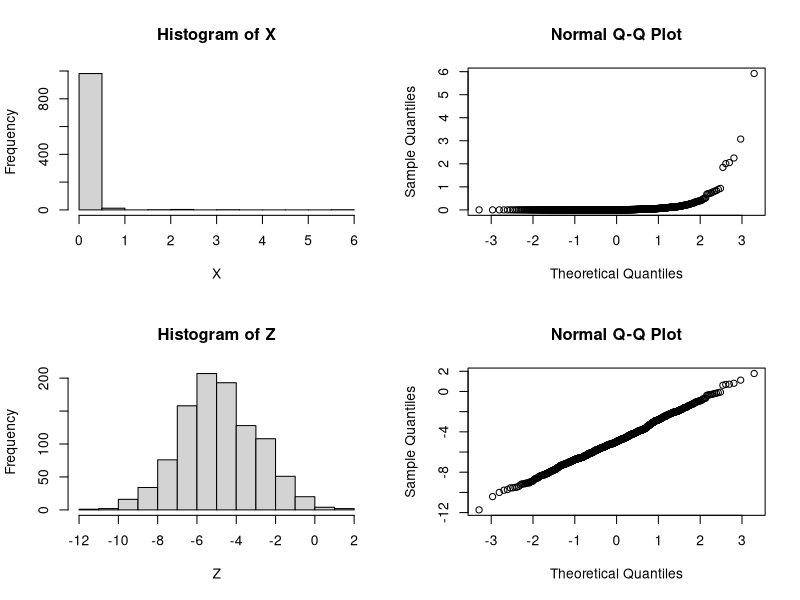

Generate this figure with R:
## ---- chunk 1
X = exp(rnorm(1000,-5,2))
## ---- chunk 2
Z = log(X)
## ---- chunk 3
par(mfcol=c(2,2))
hist(X)
hist(Z)
qqnorm(X)
qqnorm(Z)
## ---- chunk 4
sum(dnorm(X, mean=mean(X), sd=sd(X),log=TRUE))
## ---- chunk 5
sum(dnorm(Z, mean=mean(Z), sd=sd(Z),log=TRUE))
## ---- chunk 6
sum(dnorm(X, mean=mean(X), sd=sd(X),log=TRUE)) - sum(dlnorm(X, meanlog=mean(Z), sdlog=sd(Z),log=TRUE))
